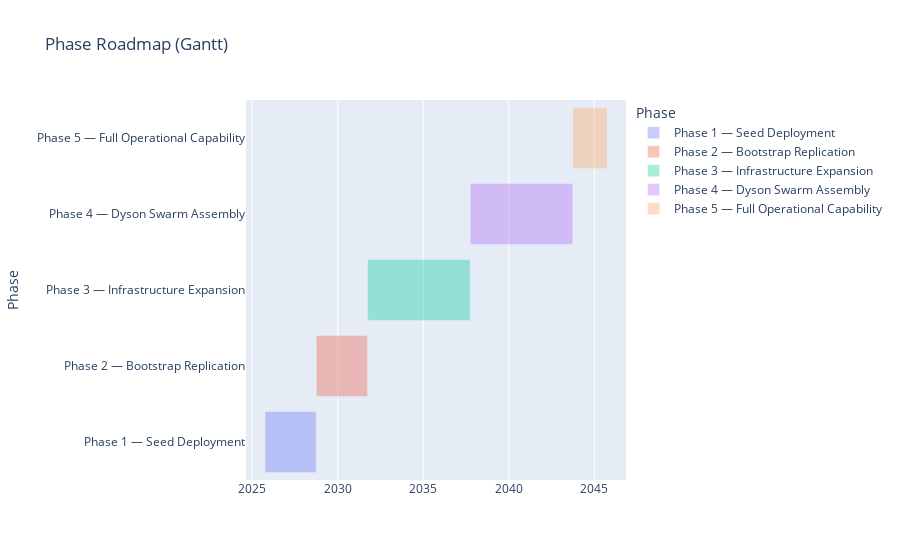
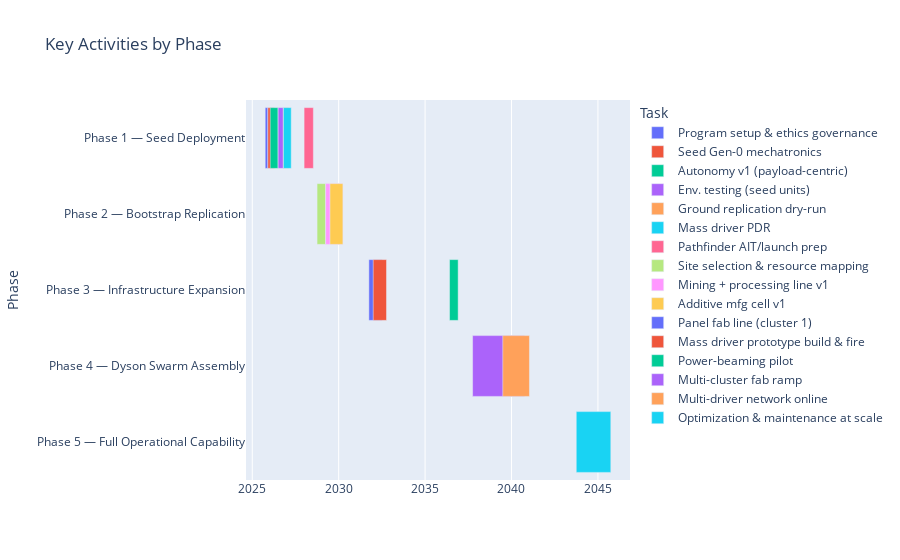

Notebook code cell kept with these figures, in order:
### Markdown cell above
## 5) Activity‑Based Schedule (by Phases)

### 5.1 Phase Overview
| Phase | Phase Name | Start Date | End Date | Duration |
|---|---|---|---|---|
| 1 | Seed Deployment | 2025‑10‑01 | 2028‑09‑30 | 3.0 years |
| 2 | Bootstrap Replication | 2028‑10‑01 | 2031‑09‑30 | 3.0 years |
| 3 | Infrastructure Expansion | 2031‑10‑01 | 2037‑09‑30 | 6.0 years |
| 4 | Dyson Swarm Assembly | 2037‑10‑01 | 2043‑09‑30 | 6.0 years |
| 5 | Full Operational Capability | 2043‑10‑01 | 2045‑09‑30 | 2.0 years |

### 5.2 Detailed Activity Schedule

| Activity ID | Activity Name | Phase | Start Date | Finish Date | Duration (weeks) | Work Package |
|---|---|---|---|---|---|---|
| **Phase 1 Activities** |
| 1.1.1 | Program setup & ethics governance | Phase 1 | 2025‑10‑01 | 2025‑11‑26 | 8 | Program Mgmt & SE |
| 2.1.1 | Seed Gen‑0 mechatronics | Phase 1 | 2025‑11‑27 | 2026‑04‑14 | 20 | Seed Units R&D |
| 2.2.1 | Autonomy v1 (payload‑centric) | Phase 1 | 2026‑01‑15 | 2026‑06‑30 | 24 | Seed Units R&D |
| 2.4.1 | Environmental testing (seed units) | Phase 1 | 2026‑07‑01 | 2026‑10‑20 | 16 | Seed Units R&D |
| 8.1.1 | Ground replication dry‑run | Phase 1 | 2026‑10‑21 | 2027‑02‑08 | 16 | Verification & Pilots |
| 5.1.1 | Mass driver PDR | Phase 1 | 2026‑10‑21 | 2027‑04‑04 | 24 | Launch & Orbital Integration |
| 8.2.1 | Pathfinder AIT/launch prep | Phase 1 | 2028‑01‑01 | 2028‑07‑15 | 28 | Verification & Pilots |
| **Phase 2 Activities** |
| 3.1.1 | Site selection & resource mapping | Phase 2 | 2028‑10‑01 | 2029‑03‑31 | 26 | ISRU & Manufacturing |
| 3.2.1 | Mining + processing line v1 | Phase 2 | 2029‑04‑01 | 2030‑03‑31 | 52 | ISRU & Manufacturing |
| 3.4.1 | Additive mfg cell v1 | Phase 2 | 2029‑07‑01 | 2030‑03‑31 | 39 | ISRU & Manufacturing |
| 4.1.1 | Assembly cell design & build | Phase 2 | 2030‑04‑01 | 2030‑12‑31 | 39 | Replication & Assembly |
| 4.2.1 | Replication controls implementation | Phase 2 | 2030‑10‑01 | 2031‑06‑30 | 39 | Replication & Assembly |
| **Phase 3 Activities** |
| 6.1.1 | Panel fab line (cluster 1) | Phase 3 | 2031‑10‑01 | 2032‑07‑07 | 40 | Collector/Reflector Panels |
| 5.1.2 | Mass driver prototype build & fire | Phase 3 | 2032‑01‑01 | 2032‑10‑08 | 40 | Launch & Orbital Integration |
| 6.2.1 | PV/reflector integration testing | Phase 3 | 2032‑07‑08 | 2033‑06‑30 | 51 | Collector/Reflector Panels |
| 7.1.1 | Space transmitter development | Phase 3 | 2033‑01‑01 | 2034‑06‑30 | 78 | Power Beaming & Earth Interface |
| 5.2.1 | Panel packaging & launch system | Phase 3 | 2034‑01‑01 | 2035‑06‑30 | 78 | Launch & Orbital Integration |
| 7.2.1 | Rectenna pilot site development | Phase 3 | 2035‑01‑01 | 2036‑06‑30 | 78 | Power Beaming & Earth Interface |
| 8.3.1 | Power‑beaming pilot | Phase 3 | 2036‑06‑01 | 2036‑11‑30 | 26 | Verification & Pilots |
| **Phase 4 Activities** |
| 9.1.1 | Multi‑cluster fab ramp | Phase 4 | 2037‑10‑01 | 2040‑10‑01 | 156 | Deployment & Scale‑Up |
| 9.2.1 | Multi‑driver network online | Phase 4 | 2039‑07‑01 | 2041‑01‑15 | 80 | Deployment & Scale‑Up |
| 9.1.2 | Industrial scale‑up operations | Phase 4 | 2041‑01‑16 | 2043‑06‑30 | 128 | Deployment & Scale‑Up |
| **Phase 5 Activities** |
| 9.3.1 | Optimization & maintenance at scale | Phase 5 | 2043‑10‑01 | 2045‑09‑30 | 104 | Deployment & Scale‑Up |

### Code cell
# %%
# Timeline: phases (background) + key activities (overlay)
import pandas as pd
import plotly.express as px

phase_rows = [
    {"Phase":"Phase 1 — Seed Deployment","Start":"2025-10-01","Finish":"2028-09-30"},
    {"Phase":"Phase 2 — Bootstrap Replication","Start":"2028-10-01","Finish":"2031-09-30"},
    {"Phase":"Phase 3 — Infrastructure Expansion","Start":"2031-10-01","Finish":"2037-09-30"},
    {"Phase":"Phase 4 — Dyson Swarm Assembly","Start":"2037-10-01","Finish":"2043-09-30"},
    {"Phase":"Phase 5 — Full Operational Capability","Start":"2043-10-01","Finish":"2045-09-30"},
]
activity_rows = [
    {"Task":"Program setup & ethics governance","Phase":"Phase 1 — Seed Deployment","Start":"2025-10-01","Finish":"2025-11-26"},
    {"Task":"Seed Gen-0 mechatronics","Phase":"Phase 1 — Seed Deployment","Start":"2025-11-27","Finish":"2026-04-14"},
    {"Task":"Autonomy v1 (payload-centric)","Phase":"Phase 1 — Seed Deployment","Start":"2026-01-15","Finish":"2026-06-30"},
    {"Task":"Env. testing (seed units)","Phase":"Phase 1 — Seed Deployment","Start":"2026-07-01","Finish":"2026-10-20"},
    {"Task":"Ground replication dry-run","Phase":"Phase 1 — Seed Deployment","Start":"2026-10-21","Finish":"2027-02-08"},
    {"Task":"Mass driver PDR","Phase":"Phase 1 — Seed Deployment","Start":"2026-10-21","Finish":"2027-04-04"},
    {"Task":"Pathfinder AIT/launch prep","Phase":"Phase 1 — Seed Deployment","Start":"2028-01-01","Finish":"2028-07-15"},

    {"Task":"Site selection & resource mapping","Phase":"Phase 2 — Bootstrap Replication","Start":"2028-10-01","Finish":"2029-03-31"},
    {"Task":"Mining + processing line v1","Phase":"Phase 2 — Bootstrap Replication","Start":"2029-04-01","Finish":"2030-03-31"},
    {"Task":"Additive mfg cell v1","Phase":"Phase 2 — Bootstrap Replication","Start":"2029-07-01","Finish":"2030-03-31"},

    {"Task":"Panel fab line (cluster 1)","Phase":"Phase 3 — Infrastructure Expansion","Start":"2031-10-01","Finish":"2032-07-07"},
    {"Task":"Mass driver prototype build & fire","Phase":"Phase 3 — Infrastructure Expansion","Start":"2032-01-01","Finish":"2032-10-08"},
    {"Task":"Power-beaming pilot","Phase":"Phase 3 — Infrastructure Expansion","Start":"2036-06-01","Finish":"2036-11-30"},

    {"Task":"Multi-cluster fab ramp","Phase":"Phase 4 — Dyson Swarm Assembly","Start":"2037-10-01","Finish":"2040-10-01"},
    {"Task":"Multi-driver network online","Phase":"Phase 4 — Dyson Swarm Assembly","Start":"2039-07-01","Finish":"2041-01-15"},

    {"Task":"Optimization & maintenance at scale","Phase":"Phase 5 — Full Operational Capability","Start":"2043-10-01","Finish":"2045-09-30"},
]

ph_df = pd.DataFrame(phase_rows)
ph_df['Start'] = pd.to_datetime(ph_df['Start'])
ph_df['Finish'] = pd.to_datetime(ph_df['Finish'])
act_df = pd.DataFrame(activity_rows)
act_df['Start'] = pd.to_datetime(act_df['Start'])
act_df['Finish'] = pd.to_datetime(act_df['Finish'])

fig_ph = px.timeline(ph_df, x_start="Start", x_end="Finish", y="Phase", color="Phase", title="Phase Roadmap (Gantt)")
fig_ph.update_yaxes(autorange="reversed")
fig_ph.update_traces(opacity=0.35)
fig_ph.show()

fig_act = px.timeline(act_df, x_start="Start", x_end="Finish", y="Phase", color="Task", title="Key Activities by Phase")
fig_act.update_yaxes(autorange="reversed")
fig_act.show()

### Figure 1 — Plotly figure (JSON) as saved in the notebook; plotly's stock layout.template omitted (floating-point values rounded to 4 significant figures)
{"data": [{"base": ["2025-10-01T00:00:00.000000000"], "hovertemplate": "Phase=%{y}<br>Start=%{base}<br>Finish=%{x}<extra></extra>", "legendgroup": "Phase 1 — Seed Deployment", "marker": {"color": "#636efa", "pattern": {"shape": ""}}, "name": "Phase 1 — Seed Deployment", "opacity": 0.35, "orientation": "h", "showlegend": true, "textposition": "auto", "type": "bar", "x": [94608000000], "xaxis": "x", "y": ["Phase 1 — Seed Deployment"], "yaxis": "y"}, {"base": ["2028-10-01T00:00:00.000000000"], "hovertemplate": "Phase=%{y}<br>Start=%{base}<br>Finish=%{x}<extra></extra>", "legendgroup": "Phase 2 — Bootstrap Replication", "marker": {"color": "#EF553B", "pattern": {"shape": ""}}, "name": "Phase 2 — Bootstrap Replication", "opacity": 0.35, "orientation": "h", "showlegend": true, "textposition": "auto", "type": "bar", "x": [94521600000], "xaxis": "x", "y": ["Phase 2 — Bootstrap Replication"], "yaxis": "y"}, {"base": ["2031-10-01T00:00:00.000000000"], "hovertemplate": "Phase=%{y}<br>Start=%{base}<br>Finish=%{x}<extra></extra>", "legendgroup": "Phase 3 — Infrastructure Expansion", "marker": {"color": "#00cc96", "pattern": {"shape": ""}}, "name": "Phase 3 — Infrastructure Expansion", "opacity": 0.35, "orientation": "h", "showlegend": true, "textposition": "auto", "type": "bar", "x": [189302400000], "xaxis": "x", "y": ["Phase 3 — Infrastructure Expansion"], "yaxis": "y"}, {"base": ["2037-10-01T00:00:00.000000000"], "hovertemplate": "Phase=%{y}<br>Start=%{base}<br>Finish=%{x}<extra></extra>", "legendgroup": "Phase 4 — Dyson Swarm Assembly", "marker": {"color": "#ab63fa", "pattern": {"shape": ""}}, "name": "Phase 4 — Dyson Swarm Assembly", "opacity": 0.35, "orientation": "h", "showlegend": true, "textposition": "auto", "type": "bar", "x": [189216000000], "xaxis": "x", "y": ["Phase 4 — Dyson Swarm Assembly"], "yaxis": "y"}, {"base": ["2043-10-01T00:00:00.000000000"], "hovertemplate": "Phase=%{y}<br>Start=%{base}<br>Finish=%{x}<extra></extra>", "legendgroup": "Phase 5 — Full Operational Capability", "marker": {"color": "#FFA15A", "pattern": {"shape": ""}}, "name": "Phase 5 — Full Operational Capability", "opacity": 0.35, "orientation": "h", "showlegend": true, "textposition": "auto", "type": "bar", "x": [63072000000], "xaxis": "x", "y": ["Phase 5 — Full Operational Capability"], "yaxis": "y"}], "layout": {"barmode": "overlay", "legend": {"title": {"text": "Phase"}, "tracegroupgap": 0}, "title": {"text": "Phase Roadmap (Gantt)"}, "xaxis": {"anchor": "y", "domain": [0, 1], "type": "date"}, "yaxis": {"anchor": "x", "autorange": "reversed", "categoryarray": ["Phase 5 — Full Operational Capability", "Phase 4 — Dyson Swarm Assembly", "Phase 3 — Infrastructure Expansion", "Phase 2 — Bootstrap Replication", "Phase 1 — Seed Deployment"], "categoryorder": "array", "domain": [0, 1], "title": {"text": "Phase"}}}}

### Figure 2 — Plotly figure (JSON) as saved in the notebook; plotly's stock layout.template omitted (floating-point values rounded to 4 significant figures)
{"data": [{"base": ["2025-10-01T00:00:00.000000000"], "hovertemplate": "Task=Program setup & ethics governance<br>Start=%{base}<br>Finish=%{x}<br>Phase=%{y}<extra></extra>", "legendgroup": "Program setup & ethics governance", "marker": {"color": "#636efa", "pattern": {"shape": ""}}, "name": "Program setup & ethics governance", "orientation": "h", "showlegend": true, "textposition": "auto", "type": "bar", "x": [4838400000], "xaxis": "x", "y": ["Phase 1 — Seed Deployment"], "yaxis": "y"}, {"base": ["2025-11-27T00:00:00.000000000"], "hovertemplate": "Task=Seed Gen-0 mechatronics<br>Start=%{base}<br>Finish=%{x}<br>Phase=%{y}<extra></extra>", "legendgroup": "Seed Gen-0 mechatronics", "marker": {"color": "#EF553B", "pattern": {"shape": ""}}, "name": "Seed Gen-0 mechatronics", "orientation": "h", "showlegend": true, "textposition": "auto", "type": "bar", "x": [11923200000], "xaxis": "x", "y": ["Phase 1 — Seed Deployment"], "yaxis": "y"}, {"base": ["2026-01-15T00:00:00.000000000"], "hovertemplate": "Task=Autonomy v1 (payload-centric)<br>Start=%{base}<br>Finish=%{x}<br>Phase=%{y}<extra></extra>", "legendgroup": "Autonomy v1 (payload-centric)", "marker": {"color": "#00cc96", "pattern": {"shape": ""}}, "name": "Autonomy v1 (payload-centric)", "orientation": "h", "showlegend": true, "textposition": "auto", "type": "bar", "x": [14342400000], "xaxis": "x", "y": ["Phase 1 — Seed Deployment"], "yaxis": "y"}, {"base": ["2026-07-01T00:00:00.000000000"], "hovertemplate": "Task=Env. testing (seed units)<br>Start=%{base}<br>Finish=%{x}<br>Phase=%{y}<extra></extra>", "legendgroup": "Env. testing (seed units)", "marker": {"color": "#ab63fa", "pattern": {"shape": ""}}, "name": "Env. testing (seed units)", "orientation": "h", "showlegend": true, "textposition": "auto", "type": "bar", "x": [9590400000], "xaxis": "x", "y": ["Phase 1 — Seed Deployment"], "yaxis": "y"}, {"base": ["2026-10-21T00:00:00.000000000"], "hovertemplate": "Task=Ground replication dry-run<br>Start=%{base}<br>Finish=%{x}<br>Phase=%{y}<extra></extra>", "legendgroup": "Ground replication dry-run", "marker": {"color": "#FFA15A", "pattern": {"shape": ""}}, "name": "Ground replication dry-run", "orientation": "h", "showlegend": true, "textposition": "auto", "type": "bar", "x": [9504000000], "xaxis": "x", "y": ["Phase 1 — Seed Deployment"], "yaxis": "y"}, {"base": ["2026-10-21T00:00:00.000000000"], "hovertemplate": "Task=Mass driver PDR<br>Start=%{base}<br>Finish=%{x}<br>Phase=%{y}<extra></extra>", "legendgroup": "Mass driver PDR", "marker": {"color": "#19d3f3", "pattern": {"shape": ""}}, "name": "Mass driver PDR", "orientation": "h", "showlegend": true, "textposition": "auto", "type": "bar", "x": [14256000000], "xaxis": "x", "y": ["Phase 1 — Seed Deployment"], "yaxis": "y"}, {"base": ["2028-01-01T00:00:00.000000000"], "hovertemplate": "Task=Pathfinder AIT/launch prep<br>Start=%{base}<br>Finish=%{x}<br>Phase=%{y}<extra></extra>", "legendgroup": "Pathfinder AIT/launch prep", "marker": {"color": "#FF6692", "pattern": {"shape": ""}}, "name": "Pathfinder AIT/launch prep", "orientation": "h", "showlegend": true, "textposition": "auto", "type": "bar", "x": [16934400000], "xaxis": "x", "y": ["Phase 1 — Seed Deployment"], "yaxis": "y"}, {"base": ["2028-10-01T00:00:00.000000000"], "hovertemplate": "Task=Site selection & resource mapping<br>Start=%{base}<br>Finish=%{x}<br>Phase=%{y}<extra></extra>", "legendgroup": "Site selection & resource mapping", "marker": {"color": "#B6E880", "pattern": {"shape": ""}}, "name": "Site selection & resource mapping", "orientation": "h", "showlegend": true, "textposition": "auto", "type": "bar", "x": [15638400000], "xaxis": "x", "y": ["Phase 2 — Bootstrap Replication"], "yaxis": "y"}, {"base": ["2029-04-01T00:00:00.000000000"], "hovertemplate": "Task=Mining + processing line v1<br>Start=%{base}<br>Finish=%{x}<br>Phase=%{y}<extra></extra>", "legendgroup": "Mining + processing line v1", "marker": {"color": "#FF97FF", "pattern": {"shape": ""}}, "name": "Mining + processing line v1", "orientation": "h", "showlegend": true, "textposition": "auto", "type": "bar", "x": [31449600000], "xaxis": "x", "y": ["Phase 2 — Bootstrap Replication"], "yaxis": "y"}, {"base": ["2029-07-01T00:00:00.000000000"], "hovertemplate": "Task=Additive mfg cell v1<br>Start=%{base}<br>Finish=%{x}<br>Phase=%{y}<extra></extra>", "legendgroup": "Additive mfg cell v1", "marker": {"color": "#FECB52", "pattern": {"shape": ""}}, "name": "Additive mfg cell v1", "orientation": "h", "showlegend": true, "textposition": "auto", "type": "bar", "x": [23587200000], "xaxis": "x", "y": ["Phase 2 — Bootstrap Replication"], "yaxis": "y"}, {"base": ["2031-10-01T00:00:00.000000000"], "hovertemplate": "Task=Panel fab line (cluster 1)<br>Start=%{base}<br>Finish=%{x}<br>Phase=%{y}<extra></extra>", "legendgroup": "Panel fab line (cluster 1)", "marker": {"color": "#636efa", "pattern": {"shape": ""}}, "name": "Panel fab line (cluster 1)", "orientation": "h", "showlegend": true, "textposition": "auto", "type": "bar", "x": [24192000000], "xaxis": "x", "y": ["Phase 3 — Infrastructure Expansion"], "yaxis": "y"}, {"base": ["2032-01-01T00:00:00.000000000"], "hovertemplate": "Task=Mass driver prototype build & fire<br>Start=%{base}<br>Finish=%{x}<br>Phase=%{y}<extra></extra>", "legendgroup": "Mass driver prototype build & fire", "marker": {"color": "#EF553B", "pattern": {"shape": ""}}, "name": "Mass driver prototype build & fire", "orientation": "h", "showlegend": true, "textposition": "auto", "type": "bar", "x": [24278400000], "xaxis": "x", "y": ["Phase 3 — Infrastructure Expansion"], "yaxis": "y"}, {"base": ["2036-06-01T00:00:00.000000000"], "hovertemplate": "Task=Power-beaming pilot<br>Start=%{base}<br>Finish=%{x}<br>Phase=%{y}<extra></extra>", "legendgroup": "Power-beaming pilot", "marker": {"color": "#00cc96", "pattern": {"shape": ""}}, "name": "Power-beaming pilot", "orientation": "h", "showlegend": true, "textposition": "auto", "type": "bar", "x": [15724800000], "xaxis": "x", "y": ["Phase 3 — Infrastructure Expansion"], "yaxis": "y"}, {"base": ["2037-10-01T00:00:00.000000000"], "hovertemplate": "Task=Multi-cluster fab ramp<br>Start=%{base}<br>Finish=%{x}<br>Phase=%{y}<extra></extra>", "legendgroup": "Multi-cluster fab ramp", "marker": {"color": "#ab63fa", "pattern": {"shape": ""}}, "name": "Multi-cluster fab ramp", "orientation": "h", "showlegend": true, "textposition": "auto", "type": "bar", "x": [94694400000], "xaxis": "x", "y": ["Phase 4 — Dyson Swarm Assembly"], "yaxis": "y"}, {"base": ["2039-07-01T00:00:00.000000000"], "hovertemplate": "Task=Multi-driver network online<br>Start=%{base}<br>Finish=%{x}<br>Phase=%{y}<extra></extra>", "legendgroup": "Multi-driver network online", "marker": {"color": "#FFA15A", "pattern": {"shape": ""}}, "name": "Multi-driver network online", "orientation": "h", "showlegend": true, "textposition": "auto", "type": "bar", "x": [48729600000], "xaxis": "x", "y": ["Phase 4 — Dyson Swarm Assembly"], "yaxis": "y"}, {"base": ["2043-10-01T00:00:00.000000000"], "hovertemplate": "Task=Optimization & maintenance at scale<br>Start=%{base}<br>Finish=%{x}<br>Phase=%{y}<extra></extra>", "legendgroup": "Optimization & maintenance at scale", "marker": {"color": "#19d3f3", "pattern": {"shape": ""}}, "name": "Optimization & maintenance at scale", "orientation": "h", "showlegend": true, "textposition": "auto", "type": "bar", "x": [63072000000], "xaxis": "x", "y": ["Phase 5 — Full Operational Capability"], "yaxis": "y"}], "layout": {"barmode": "overlay", "legend": {"title": {"text": "Task"}, "tracegroupgap": 0}, "title": {"text": "Key Activities by Phase"}, "xaxis": {"anchor": "y", "domain": [0, 1], "type": "date"}, "yaxis": {"anchor": "x", "autorange": "reversed", "domain": [0, 1], "title": {"text": "Phase"}}}}
